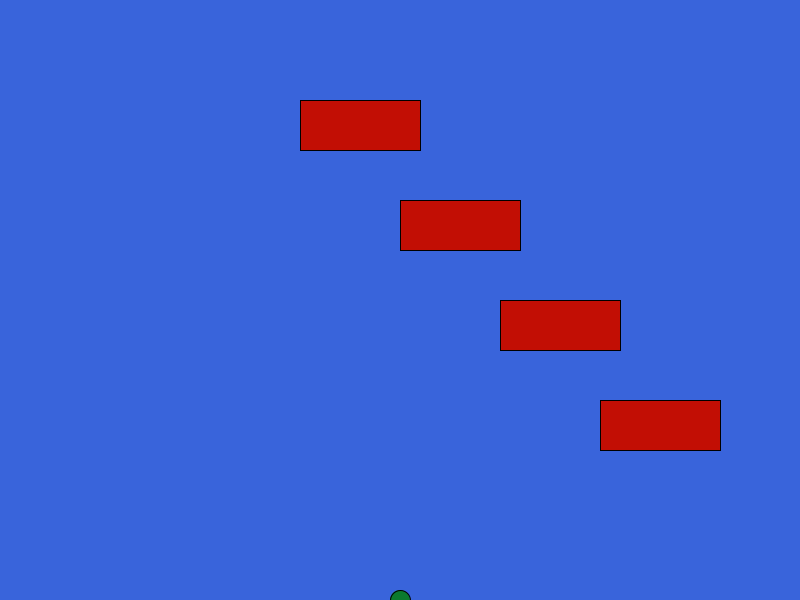
Frame 1 (no input)
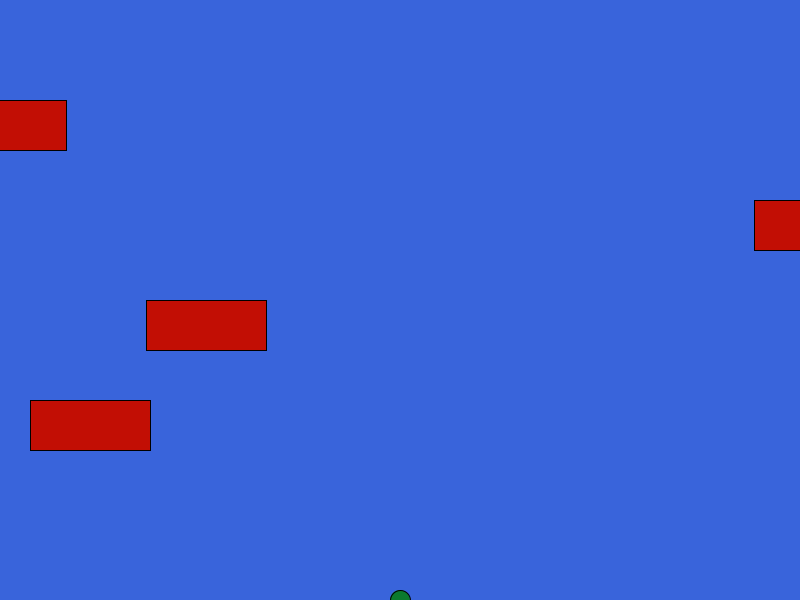
Frame 60 (the mouse pressed at the canvas centre just before this capture)
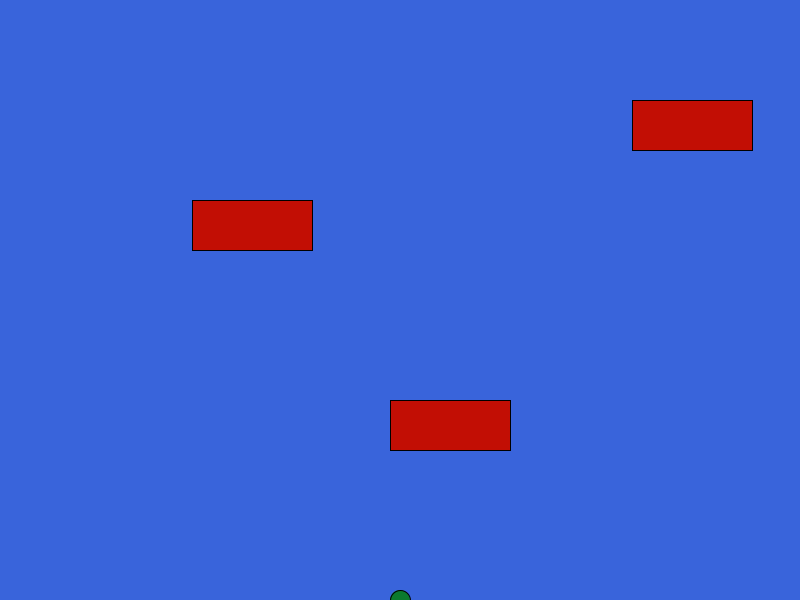
Frame 120 (the mouse held since frame 60 and released just before this capture)

The Processing sketch that drew these frames (run headless with seeded random() and noise(); from frame 60 on, the mouse is pressed at the canvas centre):

// Processing sketch: frogger
// ── frogger.pde
car car1 = new car(300, 100, 50, 6);
car car2 = new car(500, 300, 50, 6);
car car3 = new car(400, 200, 50, 6);
car car4 = new car(600, 400, 50, 6);
void draw() {
  background(57, 100, 219);

  fill(11, 122, 46);
  ellipse(frogX, frogY, 20, 20); 
boolean a=intersects(car1);
boolean b=intersects(car2);
boolean c=intersects(car3);
boolean d=intersects(car4);
if(a==true||b==true||c==true||d==true){
 frogX=400;
 frogY=600;
}
  car1.display();
  car2.display();
  car3.display();
  car4.display();
  
  car1.moveLeft();
  car2.moveLeft();
  car3.moveRight();
  car4.moveRight();
  
  
}
int frogX=400;
int frogY=600;



void setup() {
  size(800, 600);
}

void keyPressed()
{
  if (key == CODED) {
    if (keyCode == UP&&frogY>0)
    {
      frogY-=7;
    } else if (keyCode == DOWN&&frogY<600)
    {
      frogY+=7;
    } else if (keyCode == RIGHT&&frogX<800)
    {
      frogX+=7;
    } else if (keyCode == LEFT&&frogX>0)
    {
      frogX-=7;
    }
  }
}

class car {
  int carX;
  int carY;
  int carSize;
  int carSpeed;
 int getX(){
    return carX;
  }
   int getY(){
    return carY;
  }
   int getSize(){
    return carSize;
  }
  car(int carX, int carY, int carSize, int carSpeed) {
    this.carX=carX;
    this.carY=carY;
    this.carSize=carSize;
    this.carSpeed=carSpeed;
  }
  void display() 
  {
    fill(194, 14, 4);
   rect(carX, carY, 120, 50);
  }
  
  void moveLeft(){
  carX-=carSpeed;
  if(carX<-120){
    carX=920;
    
  }
  }
    void moveRight(){
  carX+=carSpeed;
  if(carX>800){
    carX=-120;
    
  }
  }
  
}

boolean intersects(car car) {
      if ((frogY > car.getY() && frogY < car.getY()+50) && (frogX > car.getX() && frogX < car.getX()+car.getSize()))
      {
             return true;
      }
      else 
      {
             return false;
      }
}
